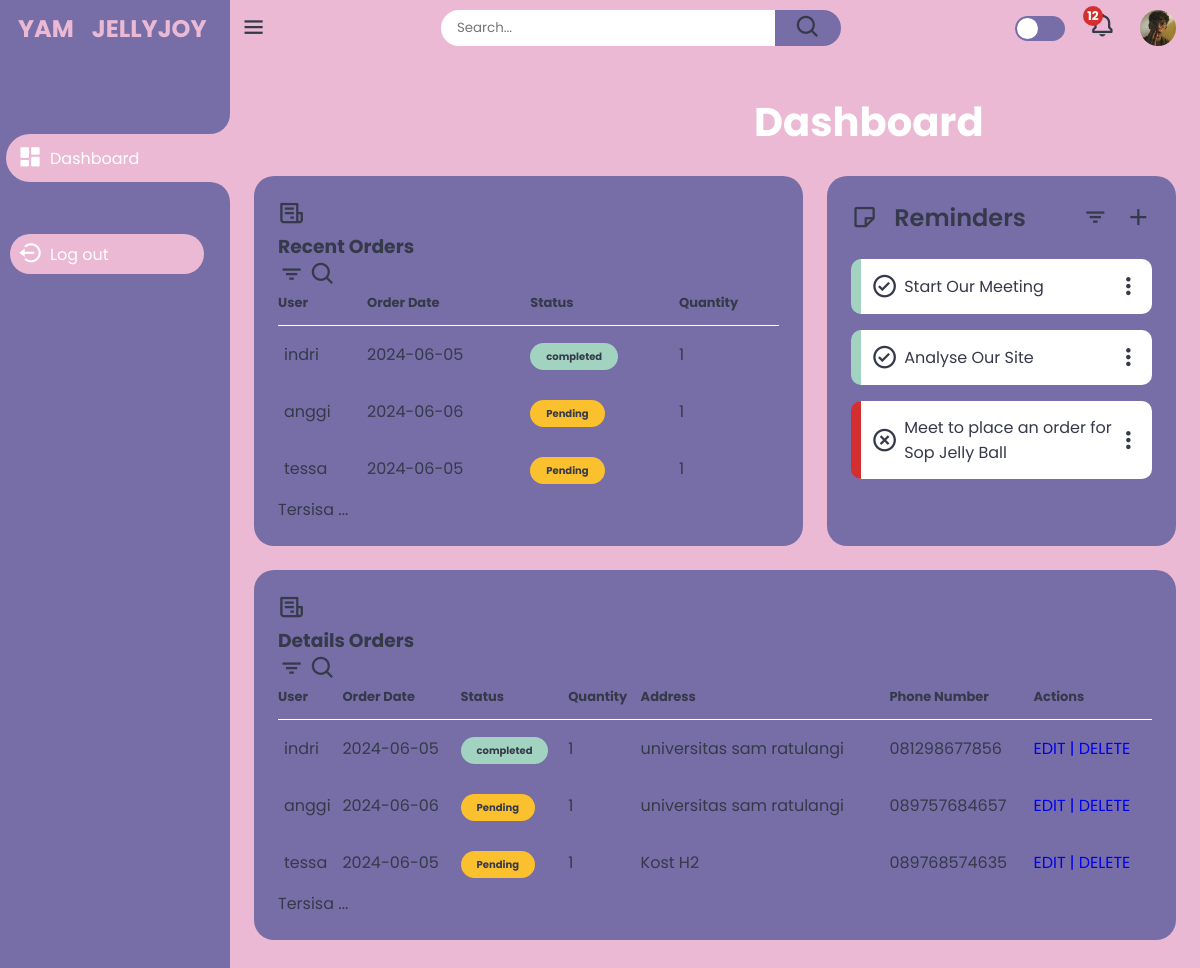
/Admin/admin_dashboard.php, run on an earlier commit of the app's database.
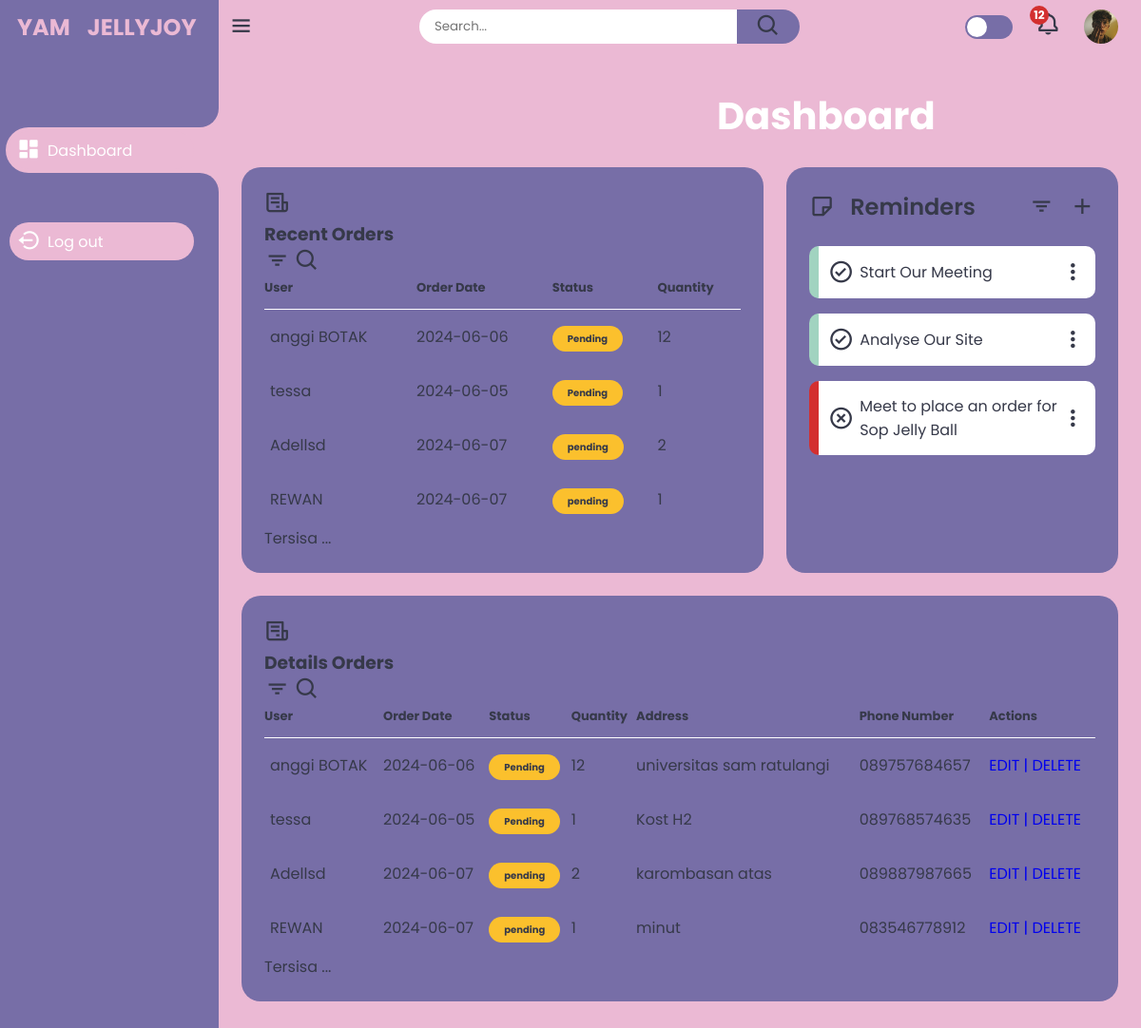
And on a later commit of the database.
### tables this page shows
CREATE TABLE `orders` (
  `id` int(11) NOT NULL,
  `customer_name` varchar(255) NOT NULL,
  `order_date` date DEFAULT curdate(),
  `status` varchar(50) NOT NULL DEFAULT 'pending',
  `address` text NOT NULL,
  `phone_number` varchar(20) NOT NULL,
  `quantity` int(11) NOT NULL
);

### fungsi/ambil_dataOders.php (called while the page is built)
<?php
require 'connect_db.php';
$sql = "SELECT * FROM orders";
$result = $conn->query($sql);
$orders = [];
if ($result->num_rows > 0) {
    while($row = $result->fetch_assoc()) {
        $orders[] = $row;
    }
} else {
    echo "0 results";
}
?>

### Admin/admin_dashboard.php (the view, shortened to what the changed rows need)
<?php
require '../fungsi/ambil_dataOders.php';
?>
<!DOCTYPE html>
<html lang="en">
<head>
    <link href='https://unpkg.com/boxicons@2.1.4/css/boxicons.min.css' rel='stylesheet'>
    <link rel="stylesheet" href="style.css">
</head>
<body>
    <div class="content">
        <main>
            <h1 class="moving-text">
                 Dashboard
            </h1>
            <div class="bottom-data">
            <div class="orders">
        <table>
            <thead>
                <tr>
                    <th>User</th>
                    <th>Order Date</th>
                    <th>Status</th>
                    <th>Quantity</th>
                </tr>
            </thead>
            <tbody>
                <?php
                foreach ($orders as $order):
                ?>
                <tr>
                    <td><p><?php echo htmlspecialchars($order['customer_name']); ?></p></td>
                    <td><?php echo htmlspecialchars($order['order_date']); ?></td>
                    <td><span class="status <?php echo strtolower(htmlspecialchars($order['status'])); ?>"><?php echo htmlspecialchars($order['status']); ?></span></td>
                    <td><?php echo htmlspecialchars($order['quantity']); ?></td>
                </tr>
                <?php endforeach; ?>
            </tbody>
        </table>
    </div>
                <div class="orders">
    <table>
        <thead>
            <tr>
                <th>User</th>
                <th>Order Date</th>
                <th>Status</th>
                <th>Quantity</th>
                <th>Address</th>
                <th>Phone Number</th>
                <th>Actions</th>
            </tr>
        </thead>
        <tbody>
            <?php
            foreach ($orders as $order):
                $customer_name = htmlspecialchars($order['customer_name']);
                $order_date = htmlspecialchars($order['order_date']);
                $status = htmlspecialchars($order['status']);
                $quantity = htmlspecialchars($order['quantity']);
                $address = htmlspecialchars($order['address']);
                $phone_number = htmlspecialchars($order['phone_number']);
                $id = htmlspecialchars($order['id']);
            ?>
            <tr>
                <td><p><?php echo $customer_name; ?></p></td>
                <td><?php echo $order_date; ?></td>
                <td><span class="status <?php echo strtolower($status); ?>"><?php echo $status; ?></span></td>
                <td><?php echo $quantity; ?></td>
                <td><?php echo $address; ?></td>
                <td><?php echo $phone_number; ?></td>
                <td>
                    <a href="../fungsi/edit_order.php?id=<?php echo $id; ?>" class="tombol button-edit">EDIT |</a>
                    <a href="../fungsi/delete_order.php?id=<?php echo $id; ?>" class="tombol button-delete">DELETE</a>
                </td>
            </tr>
            <?php endforeach; ?>
        </tbody>
    </table>
</div>
            </div>
        </main>
    </div>
</body>
</html>

What changed in the data, as far as the page shows it:
removed orders: customer_name "indri", order_date "2024-06-05", status "completed", quantity "1", address "universitas sam ratulangi", phone_number "081298677856"
changed orders "universitas sam ratulangi": customer_name "anggi" → "anggi BOTAK"; quantity "1" → "12"
added orders: customer_name "Adellsd", order_date "2024-06-07", status "pending", quantity "2", address "karombasan atas", phone_number "089887987665"
added orders: customer_name "REWAN", order_date "2024-06-07", status "pending", quantity "1", address "minut", phone_number "083546778912"
